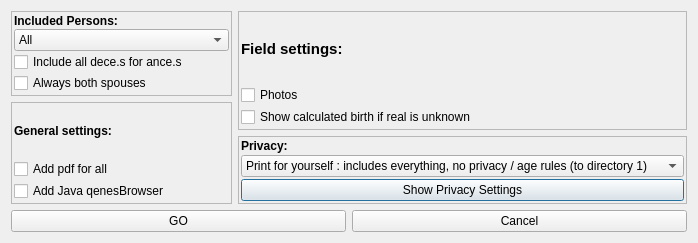
<?xml version="1.0" encoding="UTF-8"?>
<ui version="4.0">
 <class>uiPrintSettings</class>
 <widget class="QDialog" name="uiPrintSettings">
  <property name="geometry">
   <rect>
    <x>0</x>
    <y>0</y>
    <width>698</width>
    <height>243</height>
   </rect>
  </property>
  <property name="font">
   <font>
    <family>Ubuntu</family>
   </font>
  </property>
  <property name="windowTitle">
   <string>Dialog</string>
  </property>
  <layout class="QGridLayout" name="gridLayout_3">
   <item row="0" column="1" rowspan="2">
    <widget class="QFrame" name="frame_2">
     <property name="frameShape">
      <enum>QFrame::StyledPanel</enum>
     </property>
     <property name="frameShadow">
      <enum>QFrame::Raised</enum>
     </property>
     <layout class="QGridLayout" name="gridLayout">
      <property name="leftMargin">
       <number>2</number>
      </property>
      <property name="topMargin">
       <number>2</number>
      </property>
      <property name="rightMargin">
       <number>2</number>
      </property>
      <property name="bottomMargin">
       <number>2</number>
      </property>
      <property name="spacing">
       <number>2</number>
      </property>
      <item row="3" column="1">
       <widget class="QCheckBox" name="uiPrintPhoto">
        <property name="text">
         <string>Photos</string>
        </property>
       </widget>
      </item>
      <item row="4" column="1">
       <widget class="QCheckBox" name="uiShowCalculatedBirth">
        <property name="text">
         <string>Show calculated birth if real is unknown</string>
        </property>
       </widget>
      </item>
      <item row="0" column="1" colspan="2">
       <widget class="QLabel" name="label_3">
        <property name="font">
         <font>
          <pointsize>11</pointsize>
          <weight>75</weight>
          <bold>true</bold>
         </font>
        </property>
        <property name="text">
         <string>Field settings:</string>
        </property>
       </widget>
      </item>
     </layout>
    </widget>
   </item>
   <item row="2" column="1">
    <widget class="QFrame" name="frame_3">
     <property name="frameShape">
      <enum>QFrame::StyledPanel</enum>
     </property>
     <property name="frameShadow">
      <enum>QFrame::Raised</enum>
     </property>
     <layout class="QVBoxLayout" name="verticalLayout_2">
      <property name="spacing">
       <number>2</number>
      </property>
      <property name="leftMargin">
       <number>2</number>
      </property>
      <property name="topMargin">
       <number>2</number>
      </property>
      <property name="rightMargin">
       <number>2</number>
      </property>
      <property name="bottomMargin">
       <number>2</number>
      </property>
      <item>
       <widget class="QLabel" name="label_4">
        <property name="font">
         <font>
          <weight>75</weight>
          <bold>true</bold>
         </font>
        </property>
        <property name="text">
         <string>Privacy:</string>
        </property>
       </widget>
      </item>
      <item>
       <widget class="QComboBox" name="uiPrivacy">
        <item>
         <property name="text">
          <string>Print for yourself : includes everything, no privacy / age rules (to directory 1)</string>
         </property>
        </item>
        <item>
         <property name="text">
          <string>Print for genealogist : apply privacy settings, but not age rules (to directory 2)</string>
         </property>
        </item>
        <item>
         <property name="text">
          <string>Print for public use : apply privacy settings + age rules (to directory 3)</string>
         </property>
        </item>
        <item>
         <property name="text">
          <string>All three to directories 1, 2 and 3</string>
         </property>
        </item>
       </widget>
      </item>
      <item>
       <widget class="QPushButton" name="uiPrivacyShowSettings">
        <property name="text">
         <string>Show Privacy Settings</string>
        </property>
       </widget>
      </item>
     </layout>
    </widget>
   </item>
   <item row="0" column="0">
    <widget class="QFrame" name="frame">
     <property name="frameShape">
      <enum>QFrame::StyledPanel</enum>
     </property>
     <property name="frameShadow">
      <enum>QFrame::Raised</enum>
     </property>
     <layout class="QVBoxLayout" name="verticalLayout">
      <property name="spacing">
       <number>1</number>
      </property>
      <property name="leftMargin">
       <number>2</number>
      </property>
      <property name="topMargin">
       <number>2</number>
      </property>
      <property name="rightMargin">
       <number>2</number>
      </property>
      <property name="bottomMargin">
       <number>2</number>
      </property>
      <item>
       <widget class="QLabel" name="label_2">
        <property name="font">
         <font>
          <weight>75</weight>
          <bold>true</bold>
         </font>
        </property>
        <property name="text">
         <string>Included Persons:</string>
        </property>
       </widget>
      </item>
      <item>
       <widget class="QComboBox" name="uiPrint">
        <property name="maximumSize">
         <size>
          <width>217</width>
          <height>16777215</height>
         </size>
        </property>
        <item>
         <property name="text">
          <string>All</string>
         </property>
        </item>
        <item>
         <property name="text">
          <string>Ancestors</string>
         </property>
        </item>
        <item>
         <property name="text">
          <string>Descentants</string>
         </property>
        </item>
        <item>
         <property name="text">
          <string>Ancestor + Decentants</string>
         </property>
        </item>
       </widget>
      </item>
      <item>
       <widget class="QCheckBox" name="uiDescs4Ancs">
        <property name="text">
         <string>Include all dece.s for ance.s</string>
        </property>
        <property name="tristate">
         <bool>false</bool>
        </property>
       </widget>
      </item>
      <item>
       <widget class="QCheckBox" name="uiBothParentofDec4anc">
        <property name="text">
         <string>Always both spouses</string>
        </property>
       </widget>
      </item>
     </layout>
    </widget>
   </item>
   <item row="3" column="0" colspan="2">
    <layout class="QHBoxLayout" name="horizontalLayout">
     <item>
      <widget class="QPushButton" name="uiToHtml">
       <property name="toolTip">
        <string>&lt;!DOCTYPE HTML PUBLIC &quot;-//W3C//DTD HTML 4.0//EN&quot; &quot;http://www.w3.org/TR/REC-html40/strict.dtd&quot;&gt;
&lt;html&gt;&lt;head&gt;&lt;meta name=&quot;qrichtext&quot; content=&quot;1&quot; /&gt;&lt;style type=&quot;text/css&quot;&gt;
p, li { white-space: pre-wrap; }
&lt;/style&gt;&lt;/head&gt;&lt;body style=&quot; font-family:'MS Shell Dlg 2'; font-size:8.25pt; font-weight:400; font-style:normal;&quot;&gt;
&lt;p style=&quot; margin-top:0px; margin-bottom:0px; margin-left:0px; margin-right:0px; -qt-block-indent:0; text-indent:0px;&quot;&gt;&lt;span style=&quot; font-size:8pt;&quot;&gt;Same as print pdf, but creates a browseable document with links between individuals. If report includes other files such as photos, they should be shared separately.&lt;/span&gt;&lt;/p&gt;&lt;/body&gt;&lt;/html&gt;</string>
       </property>
       <property name="whatsThis">
        <string/>
       </property>
       <property name="text">
        <string>GO</string>
       </property>
      </widget>
     </item>
     <item>
      <widget class="QPushButton" name="uiCancel">
       <property name="toolTip">
        <string>&lt;!DOCTYPE HTML PUBLIC &quot;-//W3C//DTD HTML 4.0//EN&quot; &quot;http://www.w3.org/TR/REC-html40/strict.dtd&quot;&gt;
&lt;html&gt;&lt;head&gt;&lt;meta name=&quot;qrichtext&quot; content=&quot;1&quot; /&gt;&lt;style type=&quot;text/css&quot;&gt;
p, li { white-space: pre-wrap; }
&lt;/style&gt;&lt;/head&gt;&lt;body style=&quot; font-family:'MS Shell Dlg 2'; font-size:8.25pt; font-weight:400; font-style:normal;&quot;&gt;
&lt;p style=&quot; margin-top:0px; margin-bottom:0px; margin-left:0px; margin-right:0px; -qt-block-indent:0; text-indent:0px;&quot;&gt;&lt;span style=&quot; font-size:8pt;&quot;&gt;Bye bye!&lt;/span&gt;&lt;/p&gt;&lt;/body&gt;&lt;/html&gt;</string>
       </property>
       <property name="whatsThis">
        <string/>
       </property>
       <property name="text">
        <string>Cancel</string>
       </property>
      </widget>
     </item>
    </layout>
   </item>
   <item row="1" column="0" rowspan="2">
    <widget class="QFrame" name="frame_4">
     <property name="frameShape">
      <enum>QFrame::StyledPanel</enum>
     </property>
     <property name="frameShadow">
      <enum>QFrame::Raised</enum>
     </property>
     <layout class="QGridLayout" name="gridLayout_2">
      <property name="leftMargin">
       <number>2</number>
      </property>
      <property name="topMargin">
       <number>2</number>
      </property>
      <property name="rightMargin">
       <number>2</number>
      </property>
      <property name="bottomMargin">
       <number>2</number>
      </property>
      <property name="spacing">
       <number>2</number>
      </property>
      <item row="0" column="0">
       <widget class="QLabel" name="label_5">
        <property name="font">
         <font>
          <weight>75</weight>
          <bold>true</bold>
         </font>
        </property>
        <property name="text">
         <string>General settings:</string>
        </property>
       </widget>
      </item>
      <item row="2" column="0">
       <widget class="QCheckBox" name="uiAddPdf">
        <property name="text">
         <string>Add pdf for all</string>
        </property>
       </widget>
      </item>
      <item row="3" column="0">
       <widget class="QCheckBox" name="uiJava">
        <property name="text">
         <string>Add Java qenesBrowser</string>
        </property>
       </widget>
      </item>
     </layout>
    </widget>
   </item>
  </layout>
 </widget>
 <resources/>
 <connections>
  <connection>
   <sender>uiCancel</sender>
   <signal>clicked()</signal>
   <receiver>uiPrintSettings</receiver>
   <slot>reject()</slot>
   <hints>
    <hint type="sourcelabel">
     <x>298</x>
     <y>181</y>
    </hint>
    <hint type="destinationlabel">
     <x>298</x>
     <y>134</y>
    </hint>
   </hints>
  </connection>
 </connections>
</ui>
